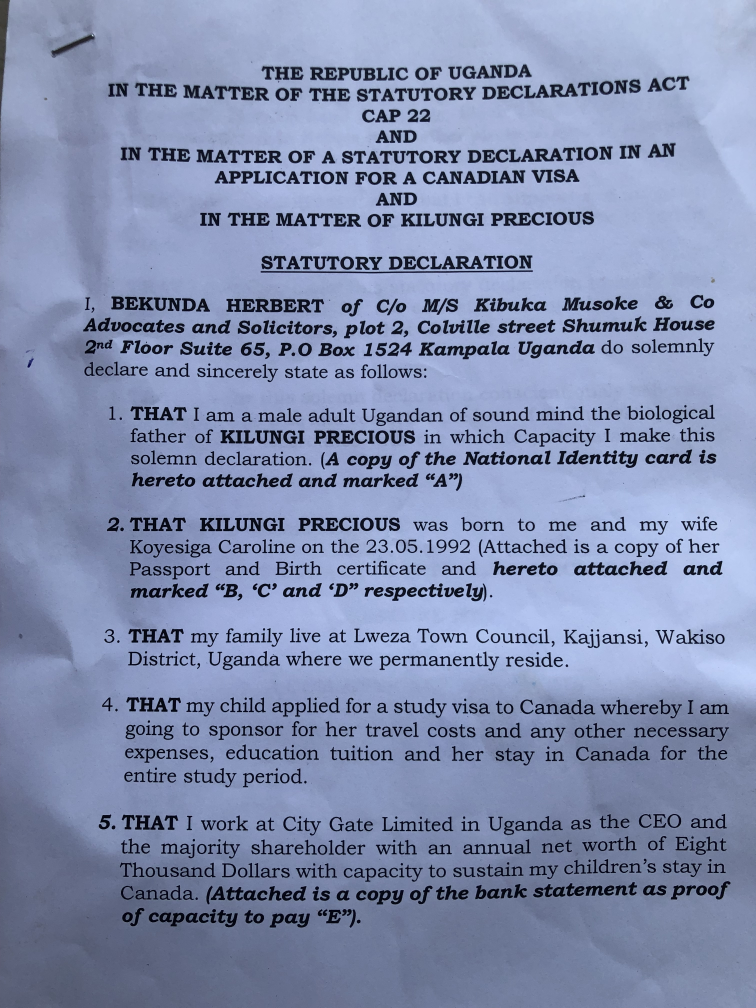
#> input picture letter.jpg, 3024 x 4032 px (shown at 1/4 size)
$ python main.py
#> lines starting #> are read from the running program, lines starting #| are printed output that depends on the picture
import cv2 as cv
import numpy as np
import pytesseract
from PIL import Image

#functions

pytesseract.pytesseract.tesseract_cmd = r'C:\Users\jharol.perez\AppData\Local\Tesseract-OCR\tesseract.exe'

def noiseRemoval(image):
    kernel = np.ones((1, 1), np.uint8)
    image = cv.dilate(image, kernel, iterations=1)
    kernel = np.ones((1, 1), np.uint8)
    image = cv.erode(image, kernel, iterations=1)
    image = cv.morphologyEx(image, cv.MORPH_CLOSE, kernel)
    image = cv.medianBlur(image, 3)
    return (image)

def grayscale(image):
    return cv.cvtColor(image, cv.COLOR_BGR2GRAY)


#code

# read image
img = cv.imread("letter.jpg")
#> img is the input picture: shape (4032, 3024, 3); mean B, G, R 177.1, 142.8, 130.9

#resize Image
# print('Original dimensions : ', img.shape)
scale_percent = 20 #percent of original percentage
width = int(img.shape[1] * scale_percent/100)
#> width = 604
height = int(img.shape[0] * scale_percent/100)
#> height = 806

dim = (width, height)
#> dim = (604, 806)

img_resized = cv.resize(img, dim, interpolation = cv.INTER_AREA)
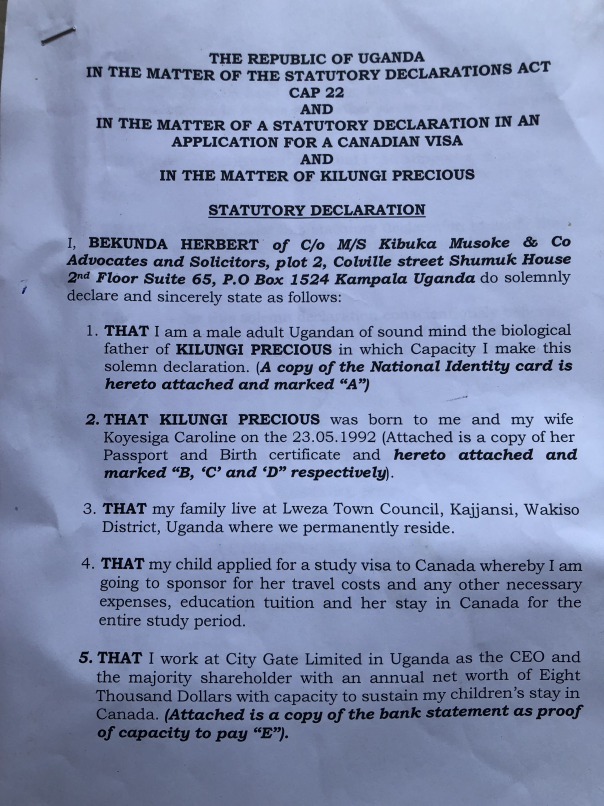
#> img_resized: shape (806, 604, 3); mean B, G, R 177.1, 142.8, 130.9
# img_resized = cv.resize()

#make copy of Image
img_copy = np.copy(img_resized)

#make grayscale
img_copy = cv.cvtColor(img_copy, cv.COLOR_BGR2GRAY)
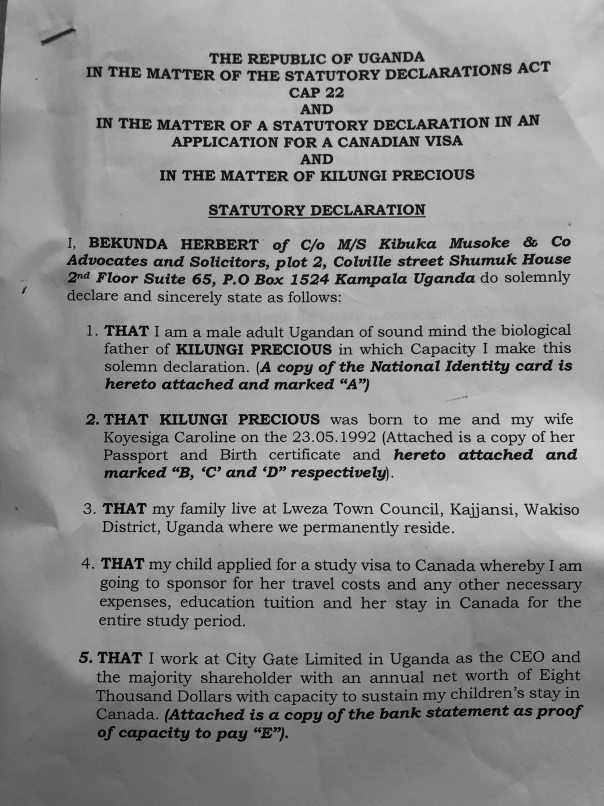
#> img_copy: shape (806, 604); min 3, max 211, mean 143.2

#invert Image
img_copy = cv.bitwise_not(img_copy)
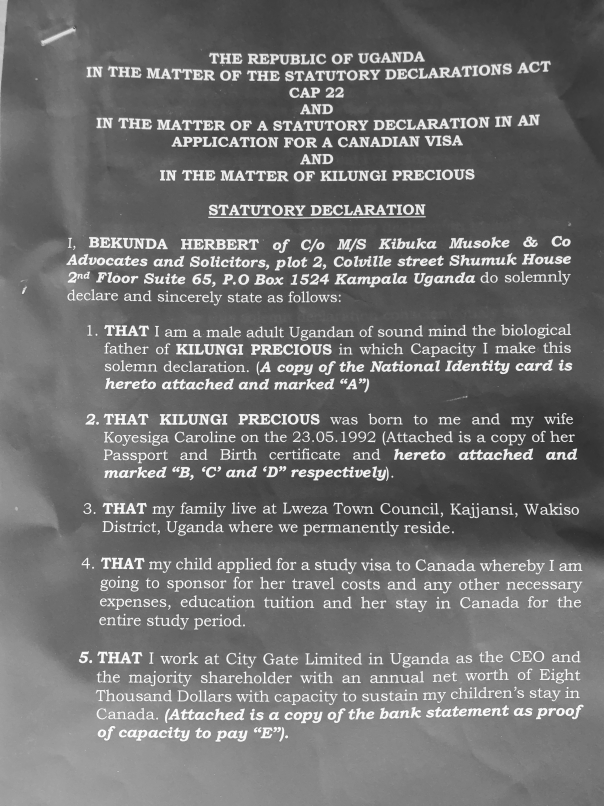
#> img_copy: shape (806, 604); min 44, max 252, mean 111.8

#make black and white
thresh, im_bw = cv.threshold(img_copy, 180, 255, cv.THRESH_BINARY)
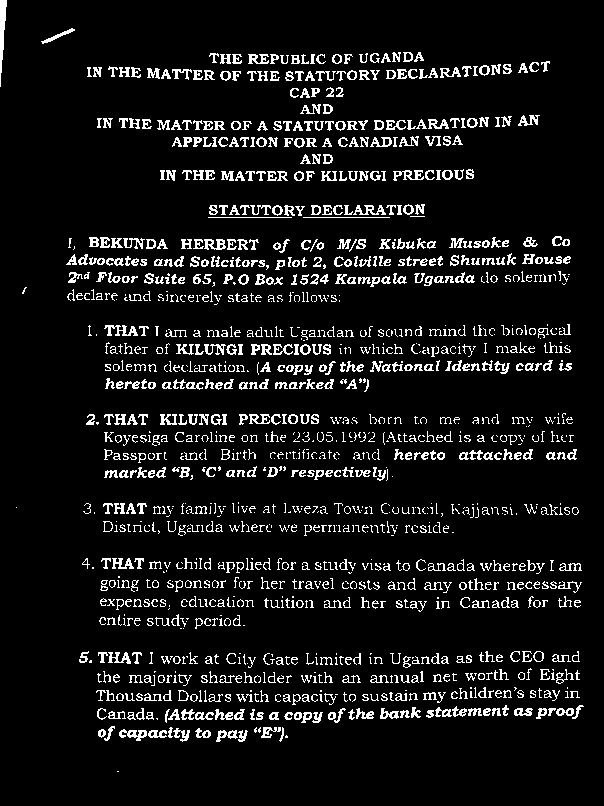
#> im_bw: shape (806, 604); 8.4% white in thin lines or dots
#> (the run stopped early here; a loop or call above may not have finished)
